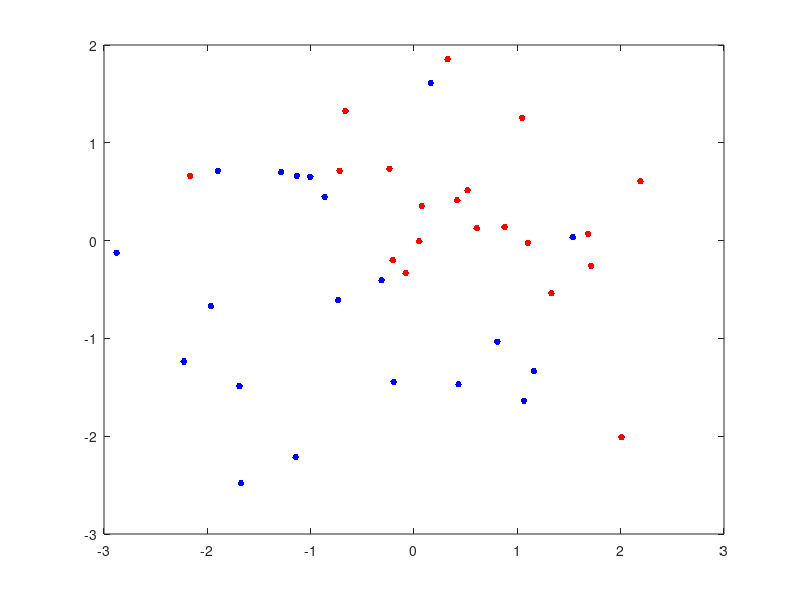

The MATLAB script that drew this image: (Note: this script raises an error after producing the figure.)
close all
clearvars

%% Generate data.

rng(1); % For reproducibility

% Generate data from a normal distribution.
n_cls = 20; % Number of samples in each class.
X = vertcat(...
    horzcat(normrnd(0.5,1, n_cls,1), normrnd(0.4,1, n_cls,1)), ...
    horzcat(normrnd(-0.3,1, n_cls,1), normrnd(-0.5,1, n_cls,1)) ...
    );
Y = vertcat(-1 * ones(n_cls,1), +1 * ones(n_cls,1));

x1_boundary = [min(X(:,1)) - 0.1, max(X(:,1)) + 0.1];

%% Fit model.

SVMModel = fitcsvm(X,Y, 'ClassNames',[-1,1]);

% f(x) = (X / s)' * Beta + b = 0 => x2 = -(x1 * beta1 + b * s) / beta2
f_dec_x2 = @(x1) -(x1 * SVMModel.Beta(1) + SVMModel.Bias * SVMModel.KernelParameters.Scale) / SVMModel.Beta(2);

figure(1);
clf(1);
h = [];

h(1) = plot(X(Y == -1,1), X(Y == -1,2), 'r.', 'MarkerSize',15, 'DisplayName','Class -1');
hold on
h(2) = plot(X(Y == +1,1), X(Y == +1,2), 'b.', 'MarkerSize',15, 'DisplayName','Class +1');
h(3) = plot(X(SVMModel.IsSupportVector,1),X(SVMModel.IsSupportVector,2),'ko', 'MarkerSize',10, 'DisplayName','Support vector');
h(4) = plot(x1_boundary, f_dec_x2(x1_boundary), 'k--', 'DisplayName','Decision boundary');
axis equal
xlabel('X_1'); ylabel('X_2')
xlim(x1_boundary)
hold off
title('Data')
legend(h, 'Location','northeastoutside')

%% Make predictions.

newX = [
    1, -0.4;
    1, -0.85
    ];

[label,score] = predict(SVMModel,newX);

hold on
h(5) = plot(newX(label == -1,1), newX(label == -1,2), 'ro', 'MarkerSize',8, 'DisplayName','Class -1 (predicted)');
h(6) = plot(newX(label == +1,1), newX(label == +1,2), 'bo', 'MarkerSize',8, 'DisplayName','Class +1 (predicted)');
hold off
legend(h, 'Location','northeastoutside')

%% Get posteriors.

% Get posterior probabilities for predictions.
% REF: https://www.mathworks.com/help/stats/compactclassificationsvm.fitposterior.html#bt72een
ScoreSVMModel = fitPosterior(SVMModel, X, Y);
[~, postProbs] = predict(ScoreSVMModel, newX);
